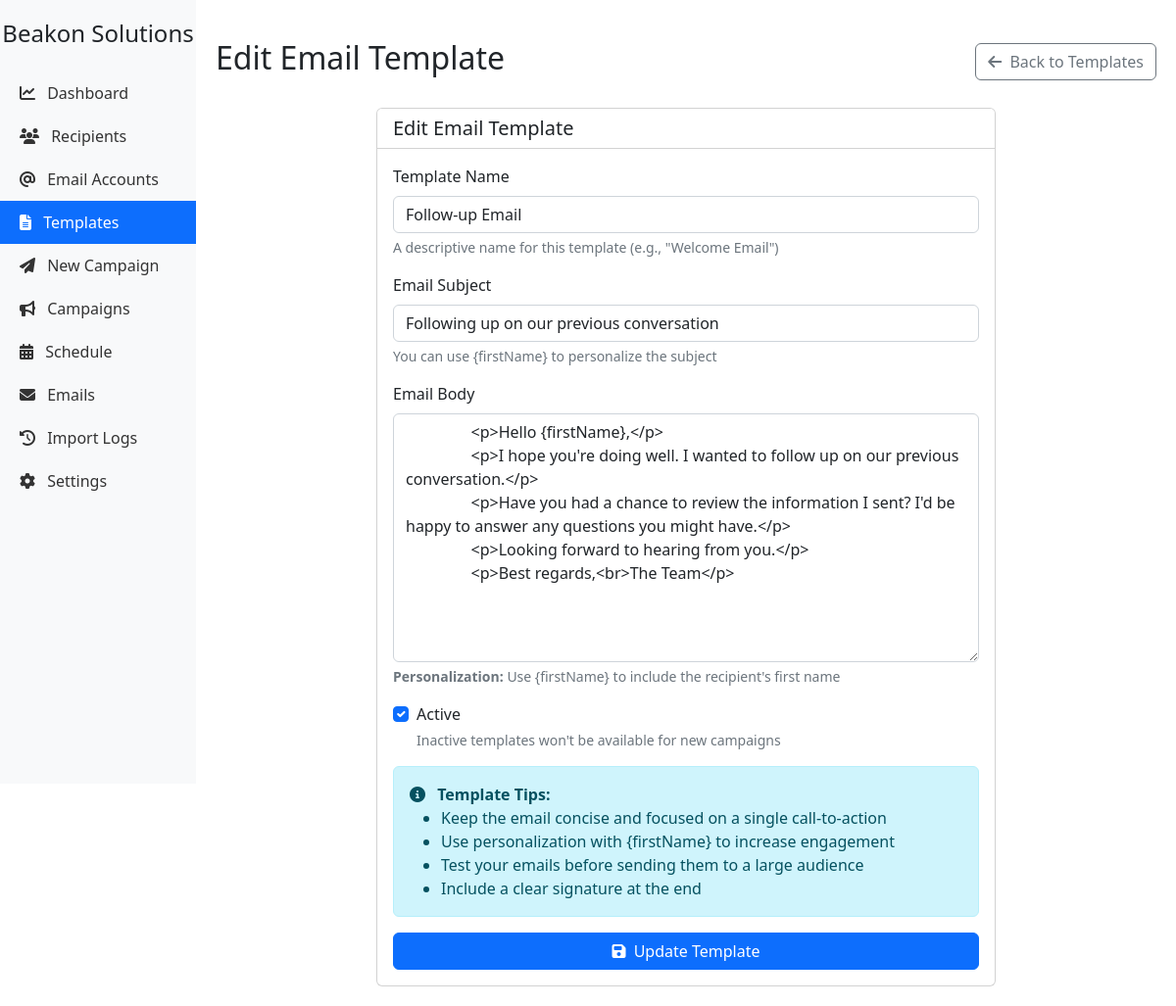
The page /templates/2/edit on the database its author committed.
### app/models/models.py (models this page shows, shortened)
class EmailTemplate(db.Model):
    __table_args__ = {'extend_existing': True}
    id = db.Column(db.Integer, primary_key=True)
    name = db.Column(db.String(100), nullable=False)
    subject = db.Column(db.String(255), nullable=False)
    body = db.Column(db.Text, nullable=False)
    is_active = db.Column(db.Boolean, default=True)
    created_at = db.Column(db.DateTime, default=datetime.utcnow)
    updated_at = db.Column(db.DateTime, default=datetime.utcnow, onupdate=datetime.utcnow)

### app/controllers/routes.py (the view, shortened to what this page needs)
@app.route('/templates/<int:id>/edit', methods=['GET', 'POST'])
def edit_template(id):
    template = EmailTemplate.query.get_or_404(id)
    return render_template('edit_template.html', template=template)

### app/templates/edit_template.html (shortened to what this page needs)
{% extends "base.html" %}
{% block page_title %}Edit Email Template{% endblock %}
{% block page_actions %}
<a href="{{ url_for('templates') }}" class="btn btn-outline-secondary">
    <i class="fas fa-arrow-left me-1"></i> Back to Templates
</a>
{% endblock %}
{% block extra_css %}
<link href="https://cdn.jsdelivr.net/npm/summernote@0.8.18/dist/summernote-bs4.min.css" rel="stylesheet">
{% endblock %}
{% block content %}
<div class="row">
    <div class="col-md-8 mx-auto">
        <div class="card">
            <div class="card-header bg-white">
                <h5 class="mb-0">Edit Email Template</h5>
            </div>
            <div class="card-body">
                <form action="{{ url_for('edit_template', id=template.id) }}" method="post">
                    <div class="mb-3">
                        <label for="name" class="form-label">Template Name</label>
                        <input type="text" class="form-control" id="name" name="name" value="{{ template.name }}" required>
                        <div class="form-text">A descriptive name for this template (e.g., "Welcome Email")</div>
                    </div>
                    <div class="mb-3">
                        <label for="subject" class="form-label">Email Subject</label>
                        <input type="text" class="form-control" id="subject" name="subject" value="{{ template.subject }}" required>
                        <div class="form-text">You can use {firstName} to personalize the subject</div>
                    </div>
                    <div class="mb-3">
                        <label for="body" class="form-label">Email Body</label>
                        <textarea class="form-control" id="body" name="body" rows="10" required>{{ template.body }}</textarea>
                        <div class="form-text">
                            <strong>Personalization:</strong> Use {firstName} to include the recipient's first name
                        </div>
                    </div>
                    <div class="mb-3 form-check">
                        <input type="checkbox" class="form-check-input" id="is_active" name="is_active" {% if template.is_active %}checked{% endif %}>
                        <label class="form-check-label" for="is_active">Active</label>
                        <div class="form-text">Inactive templates won't be available for new campaigns</div>
                    </div>
                    <div class="alert alert-info">
                        <i class="fas fa-info-circle me-2"></i> <strong>Template Tips:</strong>
                        <ul class="mb-0">
                            <li>Keep the email concise and focused on a single call-to-action</li>
                            <li>Use personalization with {firstName} to increase engagement</li>
                            <li>Test your emails before sending them to a large audience</li>
                            <li>Include a clear signature at the end</li>
                        </ul>
                    </div>
                    <div class="d-grid gap-2">
                        <button type="submit" class="btn btn-primary">
                            <i class="fas fa-save me-1"></i> Update Template
                        </button>
                    </div>
                </form>
            </div>
        </div>
    </div>
</div>
{% endblock %}

### rows shown on the page
EmailTemplate: name "Follow-up Email", subject "Following up on our previous conversation", body "<p>Hello {firstName},</p> <p>I hope you're doing well. I wanted to follow up on our previous conversation.</p> <p>Have you had a chance to review the information I sent? I'd be happy to answer any questions you might have.</p> <p>Looking forward to hearing from you.</p> <p>Best regards,<br>The Team</p>", is_active "☑"
